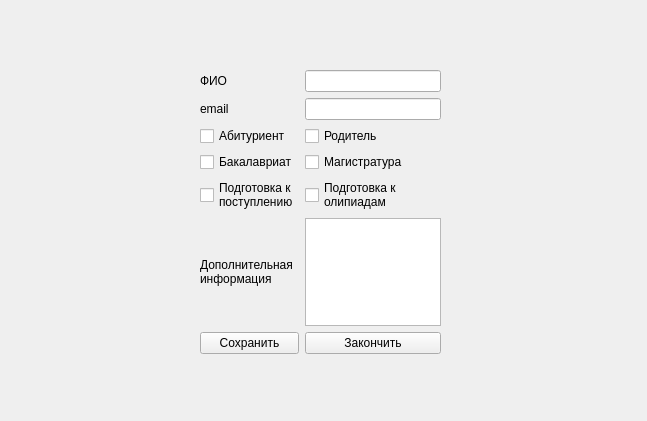
<?xml version="1.0" encoding="UTF-8"?>
<ui version="4.0">
 <class>Session</class>
 <widget class="QWidget" name="Session">
  <property name="geometry">
   <rect>
    <x>0</x>
    <y>0</y>
    <width>647</width>
    <height>421</height>
   </rect>
  </property>
  <property name="windowTitle">
   <string>Form</string>
  </property>
  <widget class="QWidget" name="gridLayoutWidget">
   <property name="geometry">
    <rect>
     <x>200</x>
     <y>70</y>
     <width>241</width>
     <height>284</height>
    </rect>
   </property>
   <layout class="QGridLayout" name="gridLayout">
    <item row="6" column="1">
     <widget class="QPushButton" name="finishButton">
      <property name="text">
       <string>Закончить</string>
      </property>
     </widget>
    </item>
    <item row="1" column="1">
     <widget class="QLineEdit" name="emailLineEdit"/>
    </item>
    <item row="3" column="0">
     <widget class="QCheckBox" name="isBachelor">
      <property name="text">
       <string>Бакалавриат</string>
      </property>
     </widget>
    </item>
    <item row="1" column="0">
     <widget class="QLabel" name="label_2">
      <property name="text">
       <string>email</string>
      </property>
     </widget>
    </item>
    <item row="2" column="0">
     <widget class="QCheckBox" name="isApplicant">
      <property name="text">
       <string>Абитуриент</string>
      </property>
     </widget>
    </item>
    <item row="2" column="1">
     <widget class="QCheckBox" name="isParent">
      <property name="text">
       <string>Родитель</string>
      </property>
     </widget>
    </item>
    <item row="0" column="1">
     <widget class="QLineEdit" name="fioLineEdit"/>
    </item>
    <item row="4" column="1">
     <widget class="QCheckBox" name="isOlimp">
      <property name="text">
       <string>Подготовка к
олипиадам</string>
      </property>
     </widget>
    </item>
    <item row="4" column="0">
     <widget class="QCheckBox" name="isApply">
      <property name="text">
       <string>Подготовка к
поступлению</string>
      </property>
     </widget>
    </item>
    <item row="0" column="0">
     <widget class="QLabel" name="label">
      <property name="text">
       <string>ФИО</string>
      </property>
     </widget>
    </item>
    <item row="3" column="1">
     <widget class="QCheckBox" name="isMaster">
      <property name="text">
       <string>Магистратура</string>
      </property>
     </widget>
    </item>
    <item row="6" column="0">
     <widget class="QPushButton" name="saveButton">
      <property name="text">
       <string>Сохранить</string>
      </property>
     </widget>
    </item>
    <item row="5" column="1">
     <widget class="QTextEdit" name="additionalInfo"/>
    </item>
    <item row="5" column="0">
     <widget class="QLabel" name="label_3">
      <property name="text">
       <string>Дополнительная
информация</string>
      </property>
     </widget>
    </item>
   </layout>
  </widget>
 </widget>
 <resources/>
 <connections/>
</ui>
